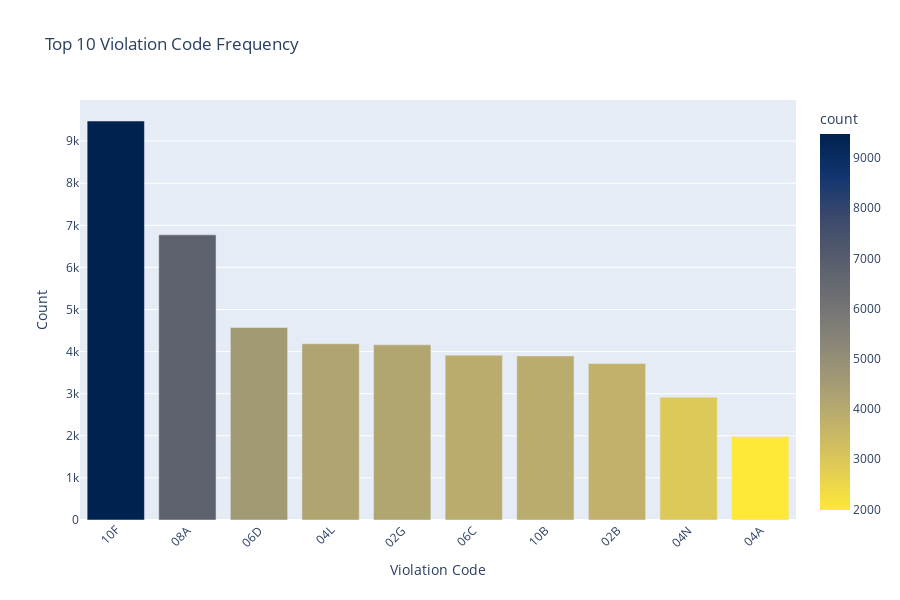

The notebook cell this image was saved under:
### Code cell
# Get value counts
violation_counts = gdf['violation_code'].value_counts().reset_index(name='count').head(10)

# Plot
fig = px.bar(
    violation_counts,
    x='violation_code',
    y='count',
    title='Top 10 Violation Code Frequency',
    color='count',
    color_continuous_scale=px.colors.sequential.Cividis_r
)

fig.update_layout(
    xaxis_title='Violation Code',
    yaxis_title='Count',
    xaxis_tickangle=-45,
    height=600
)

fig.show()

### Figure 1 — Plotly figure (JSON) as saved in the notebook; plotly's stock layout.template omitted (floating-point values rounded to 4 significant figures)
{"data": [{"hovertemplate": "violation_code=%{x}<br>count=%{marker.color}<extra></extra>", "legendgroup": "", "marker": {"color": [9478, 6773, 4573, 4187, 4160, 3915, 3898, 3718, 2918, 1986], "coloraxis": "coloraxis", "pattern": {"shape": ""}}, "name": "", "orientation": "v", "showlegend": false, "textposition": "auto", "type": "bar", "x": ["10F", "08A", "06D", "04L", "02G", "06C", "10B", "02B", "04N", "04A"], "xaxis": "x", "y": [9478, 6773, 4573, 4187, 4160, 3915, 3898, 3718, 2918, 1986], "yaxis": "y"}], "layout": {"barmode": "relative", "coloraxis": {"colorbar": {"title": {"text": "count"}}, "colorscale": [[0, "#fee838"], [0.1111, "#e1cc55"], [0.2222, "#c3b369"], [0.3333, "#a59c74"], [0.4444, "#8a8678"], [0.5556, "#707173"], [0.6667, "#575d6d"], [0.7778, "#3b496c"], [0.8889, "#123570"], [1, "#00224e"]]}, "height": 600, "legend": {"tracegroupgap": 0}, "title": {"text": "Top 10 Violation Code Frequency"}, "xaxis": {"anchor": "y", "domain": [0, 1], "tickangle": -45, "title": {"text": "Violation Code"}}, "yaxis": {"anchor": "x", "domain": [0, 1], "title": {"text": "Count"}}}}
